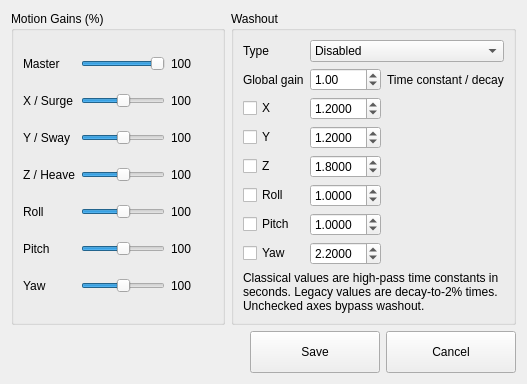
      <widget class="QWidget" name="tab_input">
       <attribute name="title">
        <string>Input Control</string>
       </attribute>
       <layout class="QVBoxLayout" name="inputLayout">
        <item>
         <layout class="QHBoxLayout" name="telemetryControlLayout">
          <item>
           <widget class="QGroupBox" name="grp_gains">
            <property name="title">
             <string>Motion Gains (%)</string>
            </property>
            <layout class="QGridLayout" name="gainGrid">
             <item row="0" column="0">
              <widget class="QLabel" name="labelGainMaster">
               <property name="text">
                <string>Master</string>
               </property>
              </widget>
             </item>
             <item row="0" column="1">
              <widget class="QSlider" name="sld_gain_master">
               <property name="maximum">
                <number>100</number>
               </property>
               <property name="value">
                <number>100</number>
               </property>
               <property name="orientation">
                <enum>Qt::Horizontal</enum>
               </property>
              </widget>
             </item>
             <item row="0" column="2">
              <widget class="QLabel" name="lbl_gain_master">
               <property name="minimumSize">
                <size>
                 <width>42</width>
                 <height>0</height>
                </size>
               </property>
               <property name="text">
                <string>100</string>
               </property>
              </widget>
             </item>
             <item row="1" column="0">
              <widget class="QLabel" name="labelGainX">
               <property name="text">
                <string>X / Surge</string>
               </property>
              </widget>
             </item>
             <item row="1" column="1">
              <widget class="QSlider" name="sld_gain_0">
               <property name="maximum">
                <number>200</number>
               </property>
               <property name="value">
                <number>100</number>
               </property>
               <property name="orientation">
                <enum>Qt::Horizontal</enum>
               </property>
              </widget>
             </item>
             <item row="1" column="2">
              <widget class="QLabel" name="lbl_gain_0">
               <property name="text">
                <string>100</string>
               </property>
              </widget>
             </item>
             <item row="2" column="0">
              <widget class="QLabel" name="labelGainY">
               <property name="text">
                <string>Y / Sway</string>
               </property>
              </widget>
             </item>
             <item row="2" column="1">
              <widget class="QSlider" name="sld_gain_1">
               <property name="maximum">
                <number>200</number>
               </property>
               <property name="value">
                <number>100</number>
               </property>
               <property name="orientation">
                <enum>Qt::Horizontal</enum>
               </property>
              </widget>
             </item>
             <item row="2" column="2">
              <widget class="QLabel" name="lbl_gain_1">
               <property name="text">
                <string>100</string>
               </property>
              </widget>
             </item>
             <item row="3" column="0">
              <widget class="QLabel" name="labelGainZ">
               <property name="text">
                <string>Z / Heave</string>
               </property>
              </widget>
             </item>
             <item row="3" column="1">
              <widget class="QSlider" name="sld_gain_2">
               <property name="maximum">
                <number>200</number>
               </property>
               <property name="value">
                <number>100</number>
               </property>
               <property name="orientation">
                <enum>Qt::Horizontal</enum>
               </property>
              </widget>
             </item>
             <item row="3" column="2">
              <widget class="QLabel" name="lbl_gain_2">
               <property name="text">
                <string>100</string>
               </property>
              </widget>
             </item>
             <item row="4" column="0">
              <widget class="QLabel" name="labelGainRoll">
               <property name="text">
                <string>Roll</string>
               </property>
              </widget>
             </item>
             <item row="4" column="1">
              <widget class="QSlider" name="sld_gain_3">
               <property name="maximum">
                <number>200</number>
               </property>
               <property name="value">
                <number>100</number>
               </property>
               <property name="orientation">
                <enum>Qt::Horizontal</enum>
               </property>
              </widget>
             </item>
             <item row="4" column="2">
              <widget class="QLabel" name="lbl_gain_3">
               <property name="text">
                <string>100</string>
               </property>
              </widget>
             </item>
             <item row="5" column="0">
              <widget class="QLabel" name="labelGainPitch">
               <property name="text">
                <string>Pitch</string>
               </property>
              </widget>
             </item>
             <item row="5" column="1">
              <widget class="QSlider" name="sld_gain_4">
               <property name="maximum">
                <number>200</number>
               </property>
               <property name="value">
                <number>100</number>
               </property>
               <property name="orientation">
                <enum>Qt::Horizontal</enum>
               </property>
              </widget>
             </item>
             <item row="5" column="2">
              <widget class="QLabel" name="lbl_gain_4">
               <property name="text">
                <string>100</string>
               </property>
              </widget>
             </item>
             <item row="6" column="0">
              <widget class="QLabel" name="labelGainYaw">
               <property name="text">
                <string>Yaw</string>
               </property>
              </widget>
             </item>
             <item row="6" column="1">
              <widget class="QSlider" name="sld_gain_5">
               <property name="maximum">
                <number>200</number>
               </property>
               <property name="value">
                <number>100</number>
               </property>
               <property name="orientation">
                <enum>Qt::Horizontal</enum>
               </property>
              </widget>
             </item>
             <item row="6" column="2">
              <widget class="QLabel" name="lbl_gain_5">
               <property name="text">
                <string>100</string>
               </property>
              </widget>
             </item>
            </layout>
           </widget>
          </item>
          <item>
           <widget class="QGroupBox" name="grp_washout">
            <property name="title">
             <string>Washout</string>
            </property>
            <layout class="QGridLayout" name="washoutGrid">
             <item row="0" column="0">
              <widget class="QLabel" name="labelWashoutType">
               <property name="text">
                <string>Type</string>
               </property>
              </widget>
             </item>
             <item row="0" column="1" colspan="2">
              <widget class="QComboBox" name="combo_washout_type">
               <item>
                <property name="text">
                 <string>Disabled</string>
                </property>
               </item>
               <item>
                <property name="text">
                 <string>Classical</string>
                </property>
               </item>
               <item>
                <property name="text">
                 <string>Legacy decay</string>
                </property>
               </item>
              </widget>
             </item>
             <item row="1" column="0">
              <widget class="QLabel" name="labelWashoutGain">
               <property name="text">
                <string>Global gain</string>
               </property>
              </widget>
             </item>
             <item row="1" column="1">
              <widget class="QDoubleSpinBox" name="spin_washout_gain">
               <property name="decimals">
                <number>2</number>
               </property>
               <property name="maximum">
                <double>10.000000000000000</double>
               </property>
               <property name="singleStep">
                <double>0.100000000000000</double>
               </property>
               <property name="value">
                <double>1.000000000000000</double>
               </property>
              </widget>
             </item>
             <item row="1" column="2">
              <widget class="QLabel" name="labelWashoutParam">
               <property name="text">
                <string>Time constant / decay</string>
               </property>
              </widget>
             </item>
             <item row="2" column="0">
              <widget class="QCheckBox" name="chk_washout_0">
               <property name="text">
                <string>X</string>
               </property>
              </widget>
             </item>
             <item row="2" column="1">
              <widget class="QDoubleSpinBox" name="spin_washout_0">
               <property name="decimals">
                <number>4</number>
               </property>
               <property name="maximum">
                <double>60.000000000000000</double>
               </property>
               <property name="value">
                <double>1.200000000000000</double>
               </property>
              </widget>
             </item>
             <item row="3" column="0">
              <widget class="QCheckBox" name="chk_washout_1">
               <property name="text">
                <string>Y</string>
               </property>
              </widget>
             </item>
             <item row="3" column="1">
              <widget class="QDoubleSpinBox" name="spin_washout_1">
               <property name="decimals">
                <number>4</number>
               </property>
               <property name="maximum">
                <double>60.000000000000000</double>
               </property>
               <property name="value">
                <double>1.200000000000000</double>
               </property>
              </widget>
             </item>
             <item row="4" column="0">
              <widget class="QCheckBox" name="chk_washout_2">
               <property name="text">
                <string>Z</string>
               </property>
              </widget>
             </item>
             <item row="4" column="1">
              <widget class="QDoubleSpinBox" name="spin_washout_2">
               <property name="decimals">
                <number>4</number>
               </property>
               <property name="maximum">
                <double>60.000000000000000</double>
               </property>
               <property name="value">
                <double>1.800000000000000</double>
               </property>
              </widget>
             </item>
             <item row="5" column="0">
              <widget class="QCheckBox" name="chk_washout_3">
               <property name="text">
                <string>Roll</string>
               </property>
              </widget>
             </item>
             <item row="5" column="1">
              <widget class="QDoubleSpinBox" name="spin_washout_3">
               <property name="decimals">
                <number>4</number>
               </property>
               <property name="maximum">
                <double>60.000000000000000</double>
               </property>
               <property name="value">
                <double>1.000000000000000</double>
               </property>
              </widget>
             </item>
             <item row="6" column="0">
              <widget class="QCheckBox" name="chk_washout_4">
               <property name="text">
                <string>Pitch</string>
               </property>
              </widget>
             </item>
             <item row="6" column="1">
              <widget class="QDoubleSpinBox" name="spin_washout_4">
               <property name="decimals">
                <number>4</number>
               </property>
               <property name="maximum">
                <double>60.000000000000000</double>
               </property>
               <property name="value">
                <double>1.000000000000000</double>
               </property>
              </widget>
             </item>
             <item row="7" column="0">
              <widget class="QCheckBox" name="chk_washout_5">
               <property name="text">
                <string>Yaw</string>
               </property>
              </widget>
             </item>
             <item row="7" column="1">
              <widget class="QDoubleSpinBox" name="spin_washout_5">
               <property name="decimals">
                <number>4</number>
               </property>
               <property name="maximum">
                <double>60.000000000000000</double>
               </property>
               <property name="value">
                <double>2.200000000000000</double>
               </property>
              </widget>
             </item>
             <item row="8" column="0" colspan="3">
              <widget class="QLabel" name="lbl_washout_help">
               <property name="wordWrap">
                <bool>true</bool>
               </property>
               <property name="text">
                <string>Classical values are high-pass time constants in seconds. Legacy values are decay-to-2% times. Unchecked axes bypass washout.</string>
               </property>
              </widget>
             </item>
            </layout>
           </widget>
          </item>
         </layout>
        </item>
        <item>
         <layout class="QHBoxLayout" name="telemetryButtonsLayout">
          <item>
           <spacer name="telemetryButtonSpacer">
            <property name="orientation">
             <enum>Qt::Horizontal</enum>
            </property>
            <property name="sizeHint" stdset="0">
             <size>
              <width>40</width>
              <height>20</height>
             </size>
            </property>
           </spacer>
          </item>
          <item>
           <widget class="QPushButton" name="btn_telemetry_save">
            <property name="minimumSize">
             <size>
              <width>130</width>
              <height>42</height>
             </size>
            </property>
            <property name="text">
             <string>Save</string>
            </property>
           </widget>
          </item>
          <item>
           <widget class="QPushButton" name="btn_telemetry_cancel">
            <property name="minimumSize">
             <size>
              <width>130</width>
              <height>42</height>
             </size>
            </property>
            <property name="text">
             <string>Cancel</string>
            </property>
           </widget>
          </item>
         </layout>
        </item>
       </layout>
      </widget>
